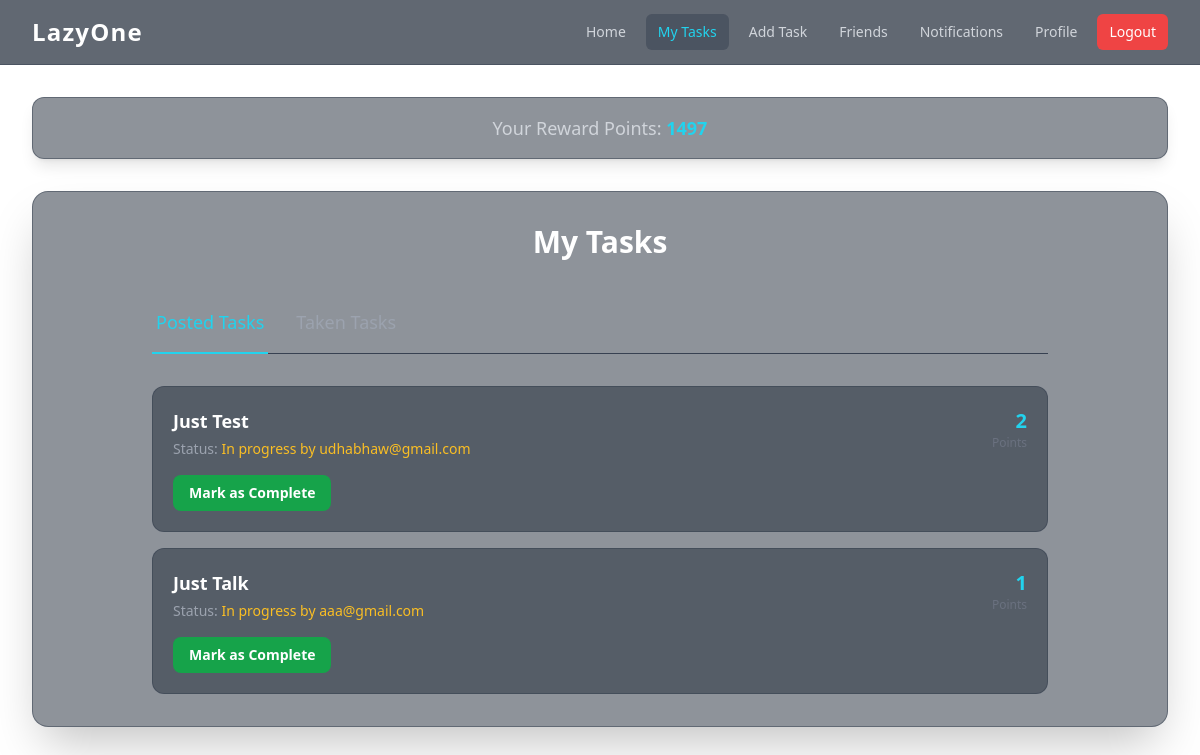
The page /my_tasks/ (signed in) on the database as committed earlier.
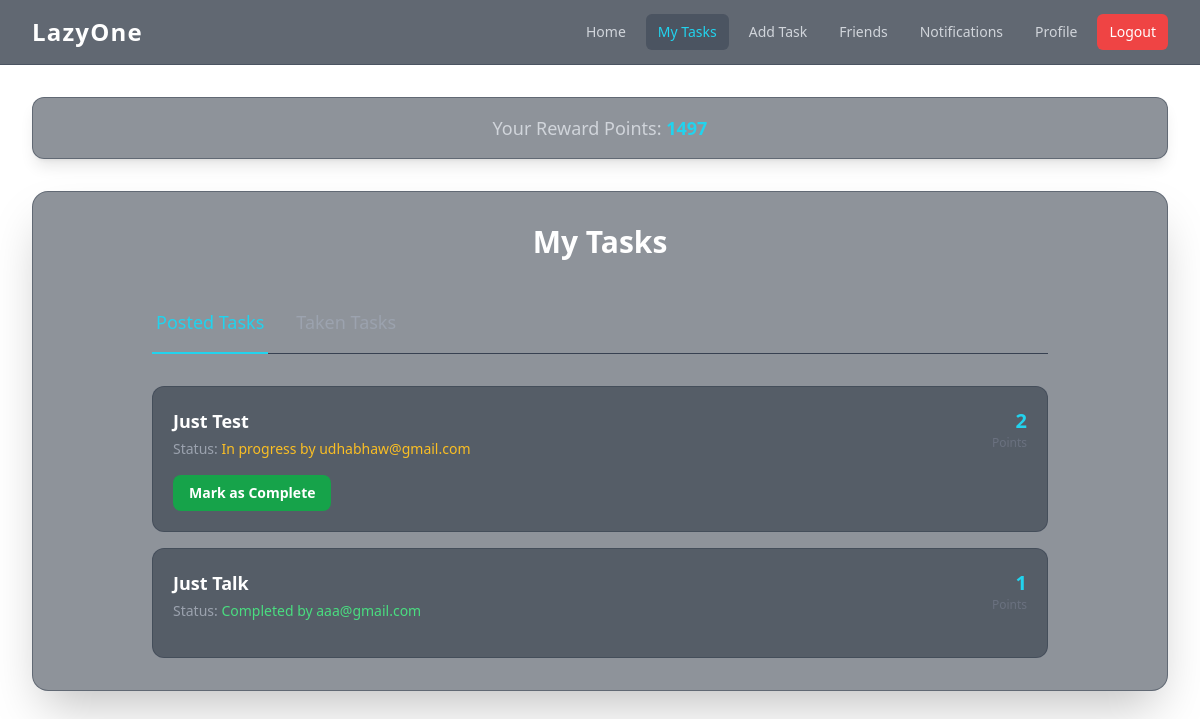
The same page on the database as committed later.
### basic/models.py (models this page shows, shortened)
class Task(models.Model):
    title = models.CharField(max_length=200)
    description = models.TextField()
    reward = models.PositiveIntegerField()
    posted_by = models.ForeignKey(User, on_delete=models.CASCADE, related_name='posted_tasks')
    created_at = models.DateTimeField(auto_now_add=True)
    is_taken = models.BooleanField(default=False)
    taken_by = models.ForeignKey(User, on_delete=models.SET_NULL, null=True, blank=True, related_name='taken_tasks')
    is_completed = models.BooleanField(default=False)

### basic/views.py (the view)
# urls.py: path('my_tasks/', views.my_tasks, name='my_tasks'),
@login_required(login_url='/login')
def my_tasks(request):
    posted_tasks = Task.objects.filter(posted_by=request.user).order_by('-created_at')
    taken_tasks = Task.objects.filter(taken_by=request.user).order_by('-created_at')
    return render(request, 'my_tasks.html', {'posted_tasks': posted_tasks, 'taken_tasks': taken_tasks})

### basic/context_processors.py (called while the page is built)
def firebase_keys(request):
    return {
        'FIREBASE_API_KEY': settings.FIREBASE_API_KEY,
        'FIREBASE_AUTH_DOMAIN': settings.FIREBASE_AUTH_DOMAIN,
        'FIREBASE_PROJECT_ID': settings.FIREBASE_PROJECT_ID,
        'FIREBASE_STORAGE_BUCKET': settings.FIREBASE_STORAGE_BUCKET,
        'FIREBASE_MESSAGING_SENDER_ID': settings.FIREBASE_MESSAGING_SENDER_ID,
        'FIREBASE_APP_ID': settings.FIREBASE_APP_ID,
    }

### basic/templates/my_tasks.html (shortened to what this page needs)
{% extends 'base.html' %}
{% block content %}
<div class="max-w-4xl mx-auto">
    <h2 class="text-3xl font-bold text-white mb-8 text-center">My Tasks</h2>
    <div class="mb-8">
        <div class="border-b border-gray-700">
            <nav class="-mb-px flex space-x-6" aria-label="Tabs">
                <button id="tab-posted" class="whitespace-nowrap py-4 px-1 border-b-2 font-medium text-lg text-cyan-400 border-cyan-400">
                </button>
                <button id="tab-taken" class="whitespace-nowrap py-4 px-1 border-b-2 font-medium text-lg text-gray-400 hover:text-white hover:border-gray-300 border-transparent">
                </button>
            </nav>
        </div>
    </div>
    <div id="content-posted" class="space-y-4">
        {% for task in posted_tasks %}
            <div class="bg-gray-800/50 border border-gray-700/50 rounded-xl p-5 transition-all duration-300 hover:shadow-cyan-500/20 hover:shadow-lg hover:border-cyan-500/50">
                <div class="flex justify-between items-start">
                    <div>
                        <h3 class="text-lg font-bold text-white">{{ task.title }}</h3>
                        <p class="text-sm text-gray-400 mt-1">
                            Status:
                            {% if task.is_completed %}<span class="text-green-400">Completed by {{ task.taken_by.username }}</span>
                            {% elif task.is_taken %}<span class="text-amber-400">In progress by {{ task.taken_by.username }}</span>
                            {% else %}<span class="text-cyan-400">Waiting for taker</span>
                            {% endif %}
                        </p>
                    </div>
                    <div class="text-right flex-shrink-0 ml-4">
                        <p class="text-xl font-semibold text-cyan-400">{{ task.reward }}</p>
                        <p class="text-xs text-gray-500">Points</p>
                    </div>
                </div>
                <div class="mt-4 flex items-center space-x-3">
                    {% if task.is_completed %}
                        {% if task.conversation %}
                            <a href="{% url 'chat_view' task.conversation.id %}" class="inline-block bg-gray-600 text-white font-semibold px-4 py-2 rounded-lg hover:bg-gray-500 transition-colors text-sm">View Chat</a>
                        {% endif %}
                    {% elif task.is_taken %}
                        <a href="{% url 'complete_task' task.id %}" class="inline-block bg-green-600 text-white font-semibold px-4 py-2 rounded-lg hover:bg-green-500 transition-colors text-sm">Mark as Complete</a>
                    {% endif %}
                </div>
            </div>
        {% empty %}
            <div class="bg-gray-800/50 border border-gray-700/50 rounded-xl p-8 text-center">
                <p class="text-gray-400">You haven't posted any tasks yet.</p>
            </div>
        {% endfor %}
    </div>
</div>
{% endblock %}

Rows that differ between the two databases and show on the page:
changed Task "Just Talk": is_completed "In progress by Mark as Complete" → "Completed by"
